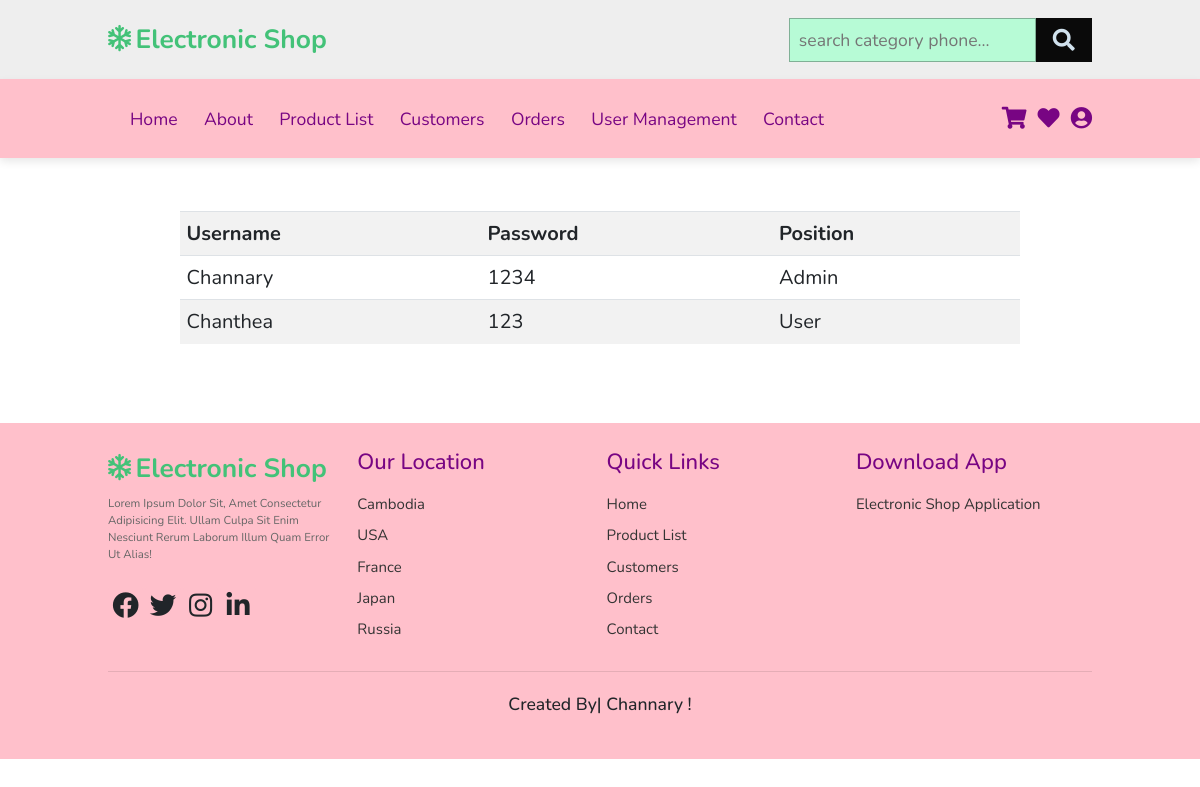
The page /?page=user_management on the database its author committed.
### tables this page shows
CREATE TABLE `users` (
  `user_id` int(11) NOT NULL,
  `username` varchar(250) DEFAULT NULL,
  `password` varchar(500) DEFAULT NULL,
  `position` varchar(300) DEFAULT NULL
);

### inc/database.php (called while the page is built, shortened)
<?php
    function db(){
        return new mysqli('localhost', 'root', '', 'electronic_shop');
    }
    function getAllUsers() {
        return db()->query("SELECT * FROM users");
    }

### pages/user_management.php (the view)
<br><br><br><br><table class="table table-striped" id="table">
        <tr>
            <th>Username</th>
            <th>Password</th>
            <th>Position</th>
        </tr>
        <?php
            require_once('inc/database.php');
            $users = getAllUsers();
            foreach($users as $user):
        ?>
         <tr>
            <td><?=$user['username']?></td>
            <td><?=$user['password']?></td>
            <td><?=$user['position']?></td>
         </tr>
         <?php
            endforeach;
         ?>
</table><br><br><br><br><br><br>

### assets/css/style.css (style rules this page uses)
:root { --green:#f03515; --black:#780583; }
* { font-family: 'Nunito', sans-serif; margin:0; padding:0; box-sizing: border-box; outline: none; border:none; text-decoration: none; text-transform: capitalize; transition: all .2s linear; }
html { font-size: 62.5%; overflow-x: hidden; scroll-padding-top: 6.5rem; scroll-behavior: smooth; }
@media (max-width:1200px) { html { font-size: 55%; } }
#table { margin: auto; width: 70%; font-size: 20px; }

### rows shown on the page
users: username "Channary", password "1234", position "Admin"
users: username "Chanthea", password "123", position "User"
